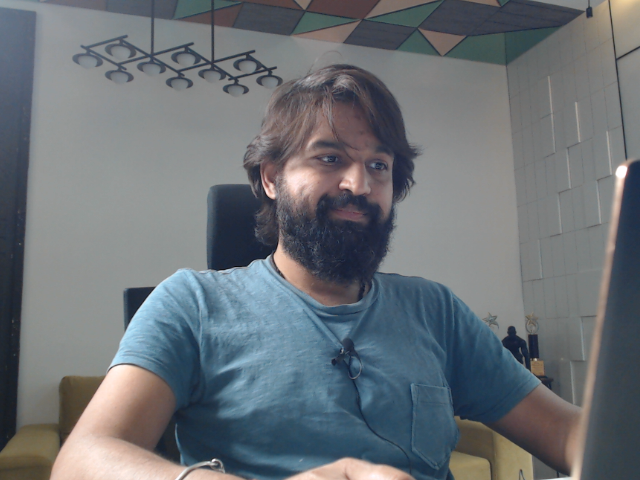
#> input picture v.png, 640 x 480 px
$ jupyter execute --allow-errors 'Blend and Bitwise operations.ipynb'
#> lines starting #> are read from the running program, lines starting #| are printed output that depends on the picture; after the words box and inside, x2 and y2 are one past the last pixel; in counts of white or black regions, pixels touching at a corner belong together
[cell 1]
import numpy as np
import cv2

[cell 2]
myimg = np.zeros( (512 ,512, 3) , dtype=np.uint8 )

[cell 3]
pic1 = cv2.imread('v.png')
#> pic1 is the input picture: shape (480, 640, 3); mean B, G, R 117.7, 112.7, 107
pic1 = cv2.cvtColor(pic1 ,  cv2.COLOR_BGR2RGB)

[cell 4]
pic2 = cv2.imread('watermark_no_copy.png')
#> (the rest of this cell did not finish here and is left out)

[cell 5]
type(pic1)

[cell 6]
pic1.dtype

[cell 7]
pic1

[cell 8]
type(myimg)

[cell 9]
cv2.imshow("hi", myimg)
cv2.waitKey()
cv2.destroyAllWindows()

[cell 10]
import matplotlib.pyplot as plt

#> (a cell that did not finish here is left out)

[cell 12]
plt.imshow(pic1)

[cell 13]
pic1.shape
#> Out = (480, 640, 3)

[cell 14]
cpic1 = pic1[0:100, 0:100]
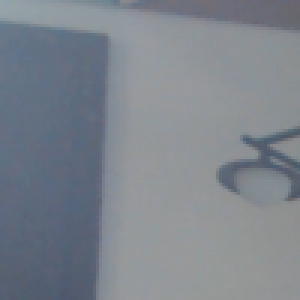
#> cpic1: shape (100, 100, 3) (shown 3 times larger); mean R, G, B 125.6, 132.3, 140.9

[cell 15]
cpic1.shape
#> Out = (100, 100, 3)

[cell 16]
plt.imshow(cpic1)

#> (a cell that did not finish here is left out)

[cell 18]
pic1.shape
#> Out = (480, 640, 3)

#> (a cell that did not finish here is left out)

[cell 20]
pic1 = cv2.resize(pic1, (1024,1024))
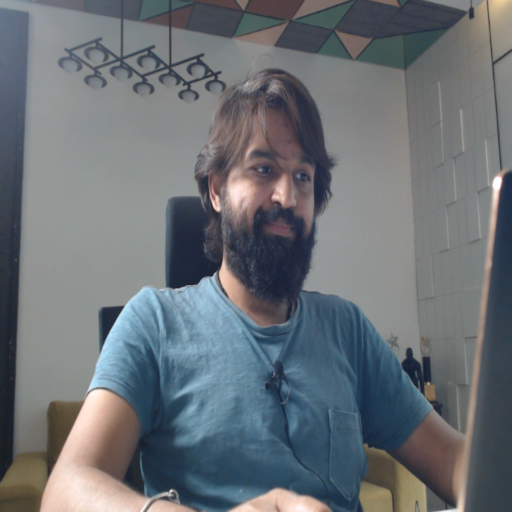
#> pic1: shape (1024, 1024, 3) (shown at 1/2 size); mean R, G, B 106.9, 112.6, 117.6

[cell 21]
pic1.shape
#> Out = (1024, 1024, 3)

#> (a cell that did not finish here is left out)

#> (a cell that did not finish here is left out)

[cell 24]
plt.imshow(pic1)

#> (a cell that did not finish here is left out)

#> (a cell that did not finish here is left out)

[cell 27]
pic2 = cv2.imread('watermark_no_copy.png')
#> (the rest of this cell did not finish here and is left out)

#> (a cell that did not finish here is left out)

[cell 29]
pic2_rev = cv2.bitwise_not(pic2)

#> (a cell that did not finish here is left out)

[cell 31]
myimg = np.zeros( (512 ,512, 3) , dtype=np.uint8 )

[cell 32]
myimg = cv2.rectangle(myimg, (300,1000), (400,350), (255,255,255), -1)

[cell 33]
plt.imshow(myimg)
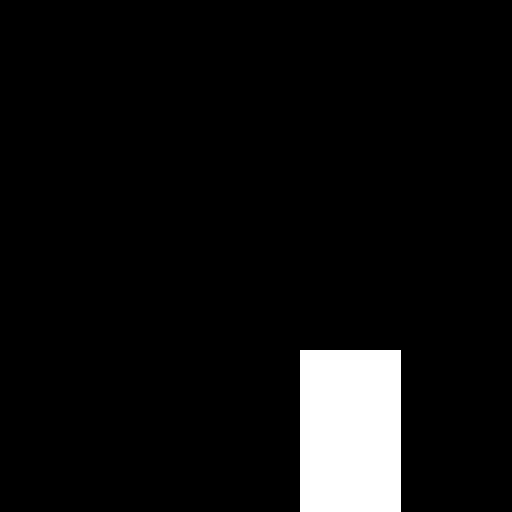
#> shown: shape (512, 512, 3); 6.2% white; 1 white region, box (x1, y1, x2, y2) and area: (300, 350, 401, 512) 16362

[cell 34]
myimg_rev = cv2.bitwise_not(myimg)

[cell 35]
plt.imshow(myimg_rev)

[cell 36]
myimg2 = np.zeros( (512 ,512, 3) , dtype=np.uint8 )

[cell 37]
myimg2 = cv2.rectangle(myimg2, (100,50), (400,300), (255,255,255), -1)

[cell 38]
plt.imshow(myimg2)
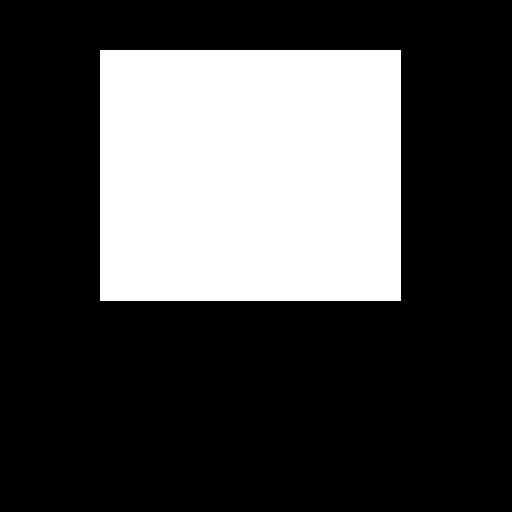
#> shown: shape (512, 512, 3); 28.8% white; 1 white region, box (x1, y1, x2, y2) and area: (100, 50, 401, 301) 75551

[cell 39]
img_add = cv2.bitwise_and(myimg , myimg2)

[cell 40]
plt.imshow(img_add)

[cell 41]
img_or = cv2.bitwise_or(myimg , myimg2)

[cell 42]
plt.imshow(img_or)
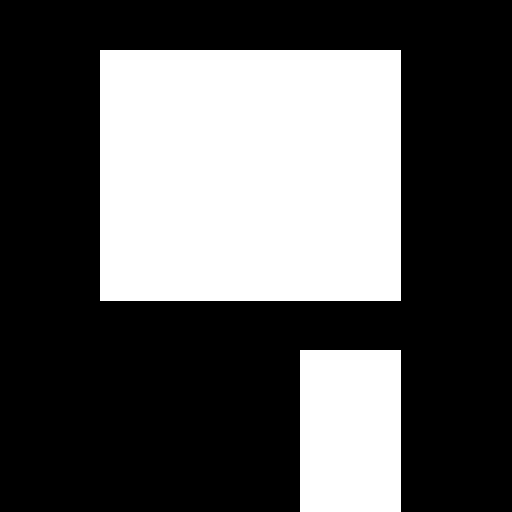
#> shown: shape (512, 512, 3); 35.1% white; 2 white regions, box (x1, y1, x2, y2) and area: (100, 50, 401, 301) 75551, (300, 350, 401, 512) 16362

$ run again, with nnnn.png copied over v.png
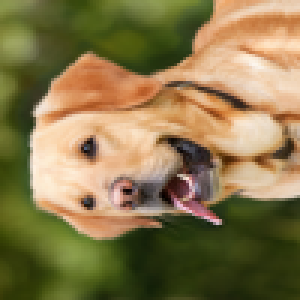
#> input picture nnnn.png, 100 x 100 px (shown 3 times larger)
#> pic1 is the input picture: shape (100, 100, 3); mean B, G, R 76.2, 119.6, 136.3
#> `pic1 = cv2.resize(pic1, (1024,1024))`:
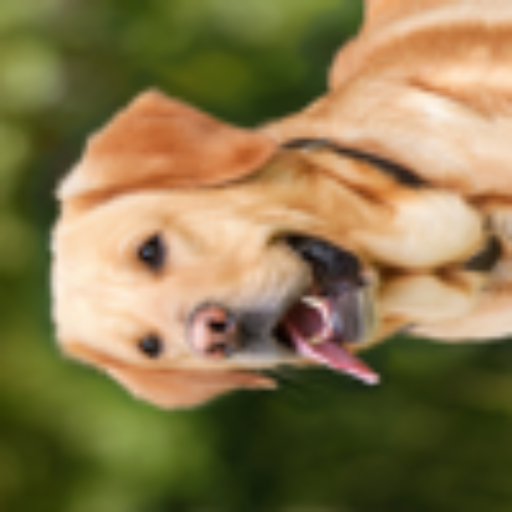
#> pic1: shape (1024, 1024, 3) (shown at 1/2 size); mean R, G, B 136.2, 119.5, 76.1
